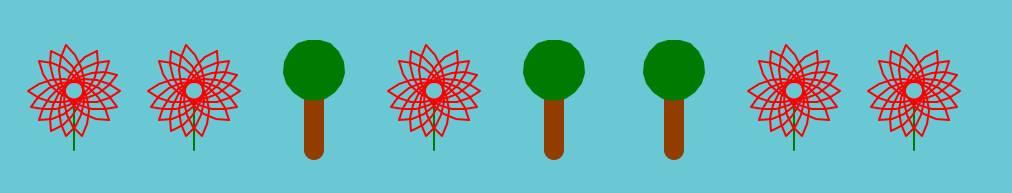

Reproduce this figure in Python.
# World
# Author: Anteon Ervin
import turtle

turtle.bgcolor("skyblue")
turtle.setup(1100, 300)
pen = turtle.Turtle()
pen.speed(0)
pen.pensize(2)
pen.hideturtle()



def getScene():
    sceneItems = []
    with open('assignments/assignment20/scene.txt') as file:
        for line in file: 
            sceneItem = line.replace("\n","").strip().lower()
            sceneItems.append(sceneItem)
        return sceneItems
    
def drawFlower(x,y,size):
    #stem
    pen.up()
    pen.setheading(270)
    pen.setposition(x,y)
    pen.down()
    pen.pencolor("green")
    pen.forward(50) 
    
    #pedals
    pen.up()
    pen.setheading(0)
    pen.setposition(x,y)
    pen.down()
    pen.pencolor("red")
    for i in range (30):
        pen.circle(50,60)
        if i % 2 ==0:
            pen.circle(0,100)
    pen.setheading(0)
   
def drawTree(x,y,size):
    trunkHeight = size/2
    
    #trunk
    pen.up()
    pen.setheading(270)
    pen.setposition(x,y)
    pen.down()
    pen.pencolor("saddle brown")
    pen.fillcolor("brown")
    pen.pensize(20)
    pen.forward(50)
    pen.pensize(2)

    #leaves
    pen.up()
    pen.setheading(0)
    pen.setposition(x,y)
    pen.down()
    pen.pencolor("green")
    pen.fillcolor("green")
    pen.begin_fill()
    pen.circle(size/4)
    pen.end_fill()
    
size = 120    
items = getScene()
padding = size
x = -turtle.window_width()/2+padding
y = turtle.window_height()/2 - padding


for item in items:
    if item == "tree":
        drawTree(x, y, size)
        x += padding
        
    elif item == "flower":
        drawFlower(x, y, size)
        x += padding

    

turtle.done()

    
    
